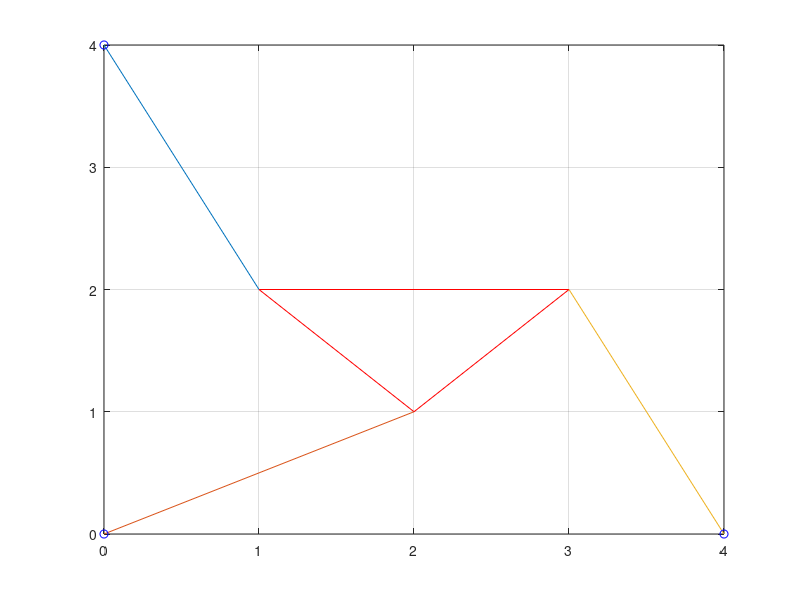

The MATLAB script that drew this image:
u1=2;u2=1;u3=3;
v1=1;v2=2;v3=2;
x1=4; x2=0;y2=4;
plot([u1 u2 u3 u1], [v1 v2 v3 v1] ,'r');hold on
plot([x2 u2 ],[y2 v2]); hold on
plot([0 u1 ],[0 v1]); hold on
plot([x1 u3 ],[0 v3]); hold on
plot([0 x1 x2],[0 0 y2 ],'bo')
grid on